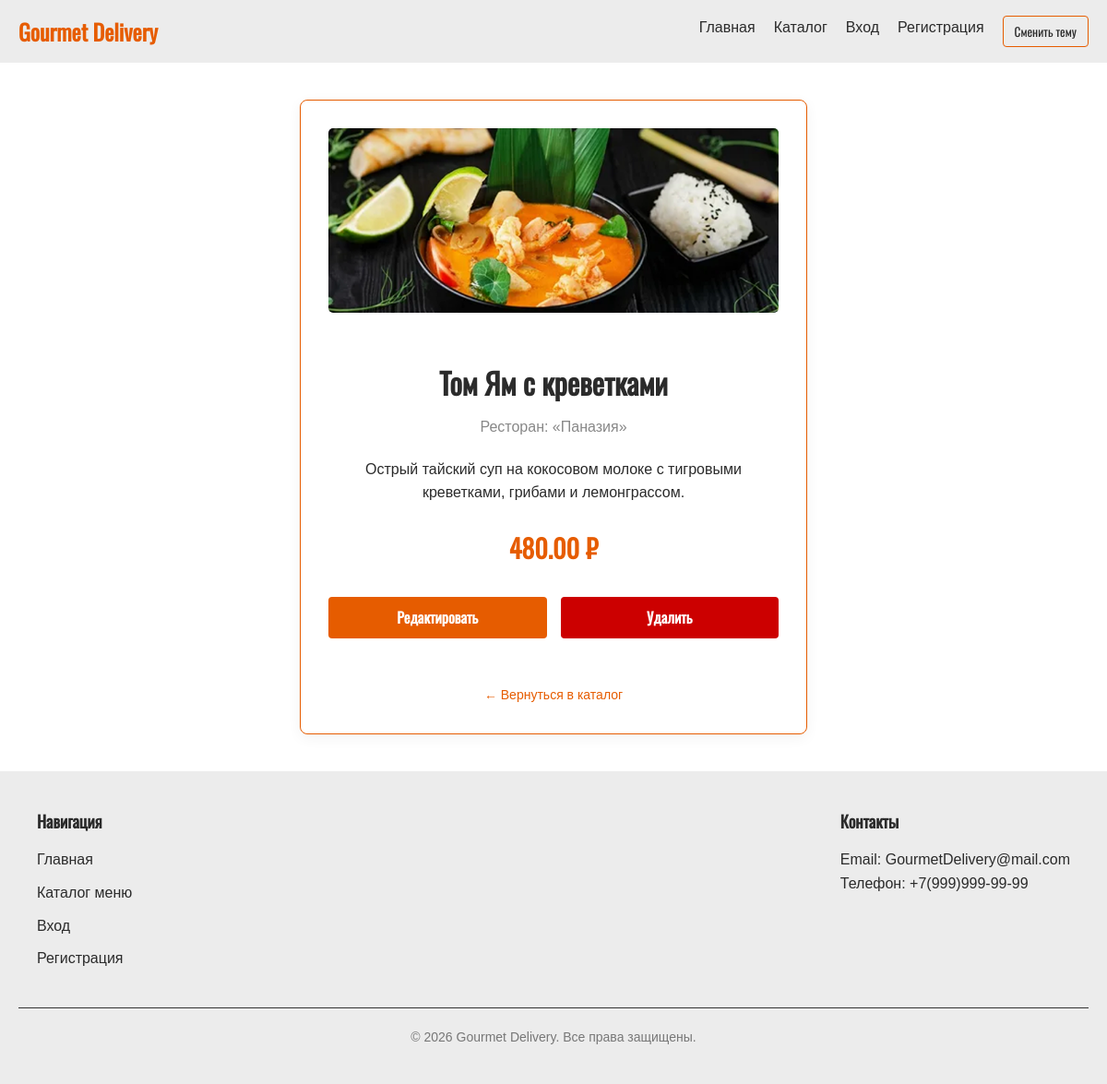
Page /dish/3/ on the committed database.
### Delivery/models.py (models this page shows, shortened)
class Dish(models.Model):
    restaurant = models.ForeignKey(Restaurant, on_delete=models.CASCADE, related_name='dishes', verbose_name="Ресторан")
    title = models.CharField(max_length=255, verbose_name="Название блюда")
    description = models.TextField(blank=True, verbose_name="Описание")
    price = models.DecimalField(max_digits=10, decimal_places=2, verbose_name="Цена")
    image_name = models.CharField(max_length=100, blank=True, null=True, verbose_name="Имя файла картинки")

class Restaurant(models.Model):
    name = models.CharField(max_length=255, verbose_name="Название ресторана")

### Delivery/views.py (the view)
# urls.py: path('dish/<int:id>/', views.dish_detail_view, name='dish_detail'),
def dish_detail_view(request, id):
    dish = get_object_or_404(Dish, id=id)
    return render(request, 'Delivery/dish_detail.html', {'dish': dish})

### Delivery/templates/Delivery/dish_detail.html (shortened to what this page needs)
{% load static %}
<!DOCTYPE html>
<html lang="ru">
<head>
    <link rel="stylesheet" href="{% static 'style.css' %}">
</head>
<body>
    <header class="header">
        <div class="container header-container">
            <a href="{% url 'index' %}" class="logo">Gourmet Delivery</a>
            <nav class="nav">
                <a href="{% url 'index' %}" class="nav-link">Главная</a>
                <a href="{% url 'catalog' %}" class="nav-link">Каталог</a>
                <a href="{% url 'login' %}" class="nav-link">Вход</a>
                <a href="{% url 'register' %}" class="nav-link">Регистрация</a>
                <button id="theme-toggle" class="btn-theme">Сменить тему</button>
            </nav>
        </div>
    </header>
    <main class="page-content container main-flex-center-detail">
        <div class="form-wrapper form-wrapper-detail">
            <div class="detail-icon">
                {% if dish.image_name %}
                <img src="{% static 'assets/img/' %}{{ dish.image_name }}" alt="{{ dish.title }}" class="imgc">
                {% else %}
                <img src="{% static 'assets/img/Delivery.webp' %}" alt="Placeholder" class="imgc">
                {% endif %}
            </div>
            <h2 class="page-title detail-title">{{ dish.title }}</h2>
            <div class="restaurant-name detail-restaurant">
                Ресторан: «{{ dish.restaurant.name }}»
            </div>
            <p class="product-desc detail-desc">
                {{ dish.description }}
            </p>
            <div class="price detail-price">
                {{ dish.price }} ₽
            </div>
            <div class="detail-buttons-row">
                <a href="{% url 'dish_edit' dish.id %}" class="btn-primary btn-primary-edit">
                    Редактировать
                </a>
                <a href="{% url 'dish_delete' dish.id %}" class="btn-primary btn-primary-delete">
                    Удалить
                </a>
            </div>
            <div class="form-redirect wrapper-redirect-detail">
                <a href="{% url 'catalog' %}" class="link-redirect-back">← Вернуться в каталог</a>
            </div>
        </div>
    </main>
    <footer class="footer">
        <div class="container footer-container">
            <div class="footer-column">
                <h3>Навигация</h3>
                <ul class="footer-links">
                    <li><a href="{% url 'index' %}">Главная</a></li>
                    <li><a href="{% url 'catalog' %}">Каталог меню</a></li>
                    <li><a href="{% url 'login' %}">Вход</a></li>
                    <li><a href="{% url 'register' %}">Регистрация</a></li>
                </ul>
            </div>
            <div class="footer-column">
                <h3>Контакты</h3>
                <p>Email: GourmetDelivery@mail.com</p>
                <p>Телефон: +7(999)999-99-99</p>
            </div>
        </div>
        <div class="footer-bottom">
            © 2026 Gourmet Delivery. Все права защищены.
        </div>
    </footer>
</body>
</html>

### Delivery/static/style.css (style rules this page uses)
* { box-sizing: border-box; margin: 0; padding: 0; }
:root { --bg-color: #ffffff; --text-color: #2b2b2b; --header-bg: #ececec; --card-bg: #ffffff; --border-color: #e65c00; --primary-color: #e65c00; --primary-hover: #cc5200; --error-color: #cc0000; --footer-bg: #f8f9fa; --input-bg: #ffffff; }
body { font-family: 'Rob', Arial, sans-serif; background-color: var(--bg-color); color: var(--text-color); line-height: 1.6; transition: background-color 0.3s, color 0.3s; display: flex; flex-direction: column; min-height: 100vh; }
h1, h2, h3, .page-title, .logo { font-family: 'Osw', sans-serif; font-weight: 700; }
.container { width: 100%; max-width: 1200px; margin: 0 auto; padding: 0 20px; }
.header { background-color: var(--header-bg); padding: 15px 0; }
.header-container { display: flex; justify-content: space-between; align-items: center; }
.logo { font-size: 24px; color: var(--primary-color); text-decoration: none; }
.nav { display: flex; gap: 20px; }
.nav-link { color: var(--text-color); text-decoration: none; font-weight: 500; }
.btn-theme { font-family: 'Osw', sans-serif; background: none; border: 1px solid var(--primary-color); color: var(--text-color); padding: 6px 12px; cursor: pointer; border-radius: 4px; }
.imgc { height: 200px; width: 100%; object-fit: cover; border-radius: 5px; }
.btn-primary { font-family: 'Osw', sans-serif; display: inline-block; background-color: var(--primary-color); color: #ffffff; text-decoration: none; padding: 12px 24px; border-radius: 4px; font-weight: bold; margin-bottom: 25px; }
.page-content { padding: 40px 20px; }
.page-title { margin-bottom: 30px; text-align: center; font-size: 32px; }
.restaurant-name { font-size: 14px; color: #888888; margin-bottom: 10px; }
.product-desc { font-size: 14px; margin-bottom: 20px; flex: 1; overflow-wrap: break-word; word-break: break-word; }
.price { font-family: 'Osw', sans-serif; font-size: 20px; font-weight: bold; }
.form-wrapper { width: 100%; max-width: 400px; background-color: var(--card-bg); border: 1px solid var(--border-color); padding: 30px; border-radius: 8px; box-shadow: 0 4px 15px rgba(0, 0, 0, 0.05); }
.form-redirect { text-align: center; margin-top: 20px; font-size: 14px; }
.form-redirect a { color: var(--primary-color); text-decoration: none; }
.footer { background-color: var(--header-bg); color: #ffffff; padding: 40px 20px; font-family: sans-serif; }
.footer-container { max-width: 1200px; margin: 0 auto; display: flex; flex-wrap: wrap; justify-content: space-between; gap: 30px; }
.footer-column h3 { font-size: 18px; margin-bottom: 15px; color: var(--text-color); }
.footer-column p { color: var(--text-color); }
.footer-links { list-style: none; padding: 0; margin: 0; }
.footer-links li { margin-bottom: 10px; }
.footer-links a { color: var(--text-color); text-decoration: none; transition: color 0.3s ease; }
.footer-bottom { max-width: 1200px; margin: 30px auto 0; padding-top: 20px; border-top: 1px solid #333333; text-align: center; color: #777777; font-size: 14px; }
.main-flex-center-detail { min-height: 65vh; display: flex; justify-content: center; align-items: center; }
.form-wrapper-detail { max-width: 550px; width: 100%; }
.btn-primary-delete { flex: 1; text-align: center; padding: 10px; background-color: var(--error-color); }
.btn-primary-edit { flex: 1; text-align: center; padding: 10px; }
.link-redirect-back { color: var(--text-color); text-decoration: none; }
.detail-icon { font-size: 64px; text-align: center; margin-bottom: 20px; }
.detail-title { margin-bottom: 10px; }
.detail-restaurant { text-align: center; font-size: 16px; margin-bottom: 20px; }
.detail-desc { font-size: 16px; text-align: center; margin-bottom: 25px; }
.detail-price { text-align: center; font-size: 28px; color: var(--primary-color); margin-bottom: 30px; }
.detail-buttons-row { display: flex; gap: 15px; }
.wrapper-redirect-detail { text-align: center; margin-top: 25px; }

### rows in the picture
Dish: image_name (picture), title "Том Ям с креветками", restaurant.name "Паназия", description "Острый тайский суп на кокосовом молоке с тигровыми креветками, грибами и лемонграссом.", price "480.00"
